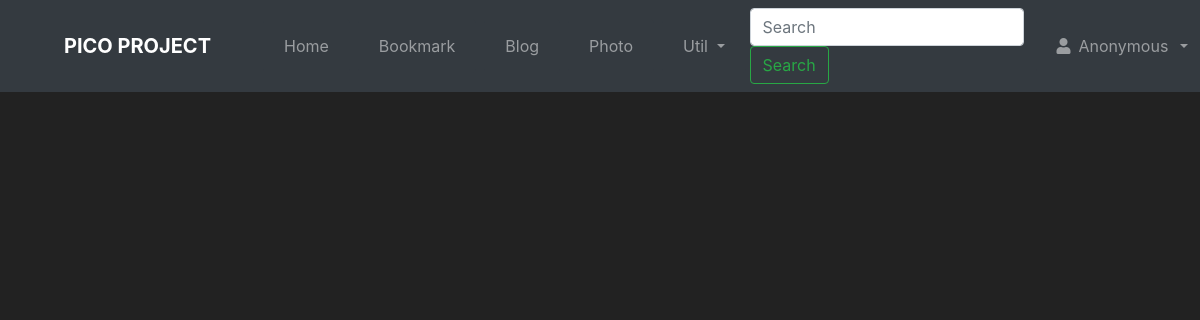
Before: /photo/ with the older database file.
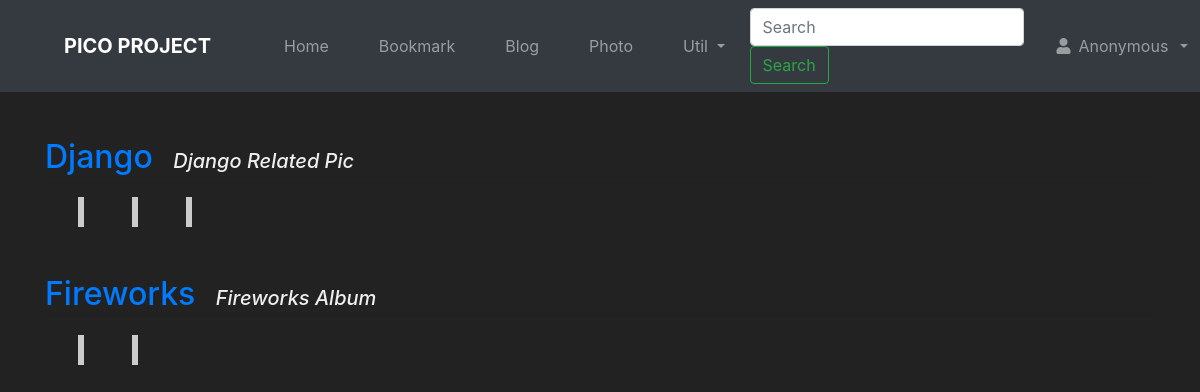
After: the same page with the newer database file.
### photo/models.py (models this page shows, shortened)
class Album(models.Model):
    name = models.CharField(max_length=30)
    description = models.CharField('One Line Description', max_length=100, blank=True)
    class Meta:
        ordering = ('name',)

### photo/views.py (the view)
# urls.py: path('', views.AlbumLV.as_view(), name='index'),
class AlbumLV(ListView):
    model = Album

### photo/models.py (called while the page is built)
    def get_absolute_url(self):
        return reverse('photo:photo_detail', args=(self.id,))

### photo/templates/photo/album_list.html (shortened to what this page needs)
{% extends "base.html" %}
{% load sorl_thumbnail %}
{% block content %}
{% for item in object_list %}
    <div class="mt-5">
        <a href="{% url 'photo:album_detail' item.id %}" class="h2">{{ item.name }}</a>&emsp;
        <span class="font-italic h5">{{ item.description }}</span>
    </div>
    <hr style="margin: 0 0 20px 0;">
    <div class="row">
        {% for photo in item.photo_set.all|slice:":5" %}
        <div class="ml-5">
            <div class="tumbnail">
            </div>
        </div>
        {% endfor %}
    </div>
{% endfor %}
{% endblock %}

### templates/base.html (shortened to what this page needs)
<!DOCTYPE html>
<html lang="ko">
<head>
    <link rel="stylesheet" href="https://stackpath.bootstrapcdn.com/bootstrap/4.3.1/css/bootstrap.min.css">
    <link rel="stylesheet" href="https://cdnjs.cloudflare.com/ajax/libs/font-awesome/5.8.2/css/all.min.css" />
</head>
<body style="padding-top:90px; color: #eee; background-color: #222;">
    <nav class="navbar navbar-dark bg-dark navbar-expand-lg fixed-top">
      <span class="navbar-brand mx-5 mb-0 font-weight-bold">PICO PROJECT</span>
      <div class="collapse navbar-collapse" id="navbarSupportedContent">
        <ul class="navbar-nav mr-auto">
          <li class="nav-item btn btn-dark mx-1">
            <a class="nav-link" href="{% url 'home' %}">Home<span class="sr-only">(current)</span></a>
          </li>
          <li class="nav-item btn btn-dark mx-1">
            <a class="nav-link" href="{% url 'bookmark:index' %}">Bookmark<span class="sr-only">(current)</span></a>
          </li>
          <li class="nav-item btn btn-dark mx-1">
            <a class="nav-link" href="{% url 'blog:index' %}">Blog<span class="sr-only">(current)</span></a>
          </li>
          <li class="nav-item btn btn-dark mx-1">
            <a class="nav-link" href="{% url 'photo:index' %}">Photo<span class="sr-only">(current)</span></a>
          </li>
          <li class="nav-item dropdown btn btn-dark mx-1">
            <a class="nav-link dropdown-toggle" href="#" id="navbarDropdown" role="button" data-toggle="dropdown" aria-haspopup="true" aria-expanded="false">
                Util
              </a>
          </li>
        </ul>
        <form class="form-inline my-2 my-lg-0" action="{% url 'blog:search' %}" method="GET">
          <input class="form-control mr-sm-2" type="search" placeholder="Search" aria-label="Search" name="search_word" value="{{ search_word }}" required>
          <button class="btn btn-outline-success my-2 my-sm-0" type="submit">Search</button>
        </form>
        <ul class="navbar-nav mr-auto">
          <li class="nav-item dropdown mx-1 btn btn-dark">
            {% if user.is_active %}
            <a class="nav-link dropdown-toggle" href="#" data-toggle="dropdown"><i class="fas fa-user"></i>&ensp;{% firstof user.get_short_name user.get_username %}&ensp;</a>
            <div class="dropdown-menu">
              <a href="{% url 'logout' %}" class="dropdown-item">Logout</a>
              <a href="{% url 'password_change' %}" class="dropdown-item">Change Password</a>
            </div>
            {% else %}
            <a href="#" class="nav-link dropdown-toggle" data-toggle="dropdown"><i class="fas fa-user"></i>&ensp;Anonymous&ensp;</a>
            {% endif %}
          </li>
        </ul>
      </div>
    </nav>
    <div class="container">
      {% block content %}{% endblock %}
    </div>
  </body>
</html>

### photo/templates/photo/album_list.html (style rules this page uses)
.tumbnail { border:3px solid #ccc; }

Changed rows visible on the page:
added Album: name "Django", description "Django Related Pic"
added Album: name "Fireworks", description "Fireworks Album"
